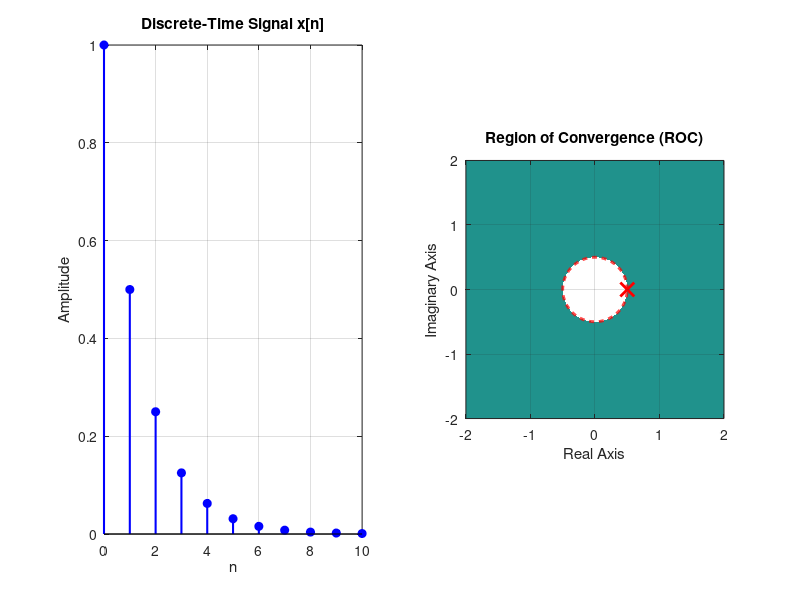

The MATLAB script that drew this image: (Note: this script raises an error after producing the figure.)

clc;
clear;
close all;

% Define sequence x[n] = (0.5)^n u[n]
n = 0:10;
x = (0.5).^n;

% Z-transform: X(z) = 1/(1 - 0.5/z)
% ROC: |z| > 0.5

% 1. Plot input sequence
figure('Color','k');

subplot(1,2,1);
stem(n,x,'b','filled','LineWidth',1.5);
title('Discrete-Time Signal x[n]');
xlabel('n');
ylabel('Amplitude');
grid on;

% 2. Plot ROC in the Z-plane
subplot(1,2,2);

theta = linspace(0,2*pi,500);
r = 0.5;

% Draw pole and ROC boundary
plot(r*cos(theta),r*sin(theta),'r--','LineWidth',2);
hold on;

% Shade the ROC outside the circle
[xx,yy] = meshgrid(linspace(-2,2,400));
R = sqrt(xx.^2 + yy.^2);
contourf(xx,yy,double(R > r),[0.5 0.5],...
    'LineColor','none');

% Redraw boundary and mark pole
plot(r*cos(theta),r*sin(theta),'r--','LineWidth',2);
plot(0.5,0,'rx','MarkerSize',10,'LineWidth',2);

axis equal;
xlim([-2 2]);
ylim([-2 2]);
title('Region of Convergence (ROC)');
xlabel('Real Axis');
ylabel('Imaginary Axis');
grid on;
hold off;

sgtitle('Experiment No. 10: Z-Transform and ROC');

% Display result
disp('Z-transform: X(z) = 1/(1 - 0.5/z)');
disp('Region of Convergence: |z| > 0.5');
disp('Pole: z = 0.5');
